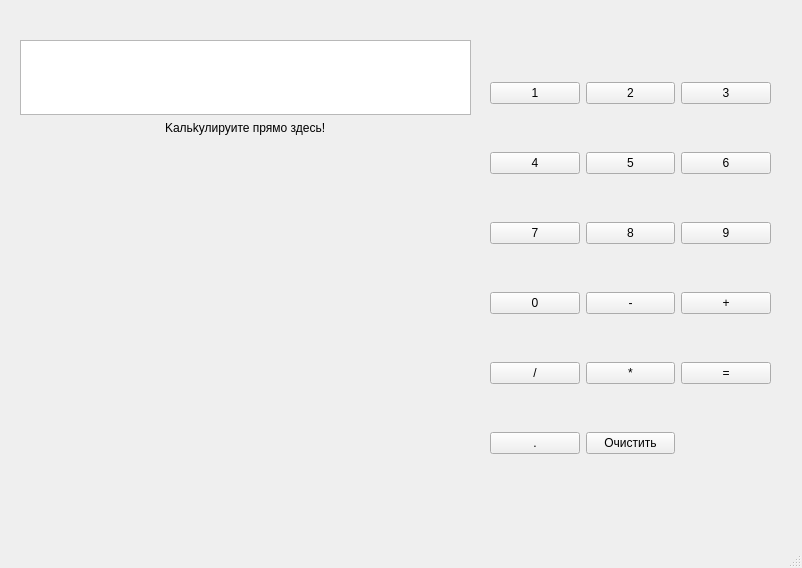
<?xml version="1.0" encoding="UTF-8"?>
<ui version="4.0">
 <class>mWindow</class>
 <widget class="QMainWindow" name="mWindow">
  <property name="geometry">
   <rect>
    <x>0</x>
    <y>0</y>
    <width>802</width>
    <height>568</height>
   </rect>
  </property>
  <property name="windowTitle">
   <string>mWindow</string>
  </property>
  <widget class="QWidget" name="centralwidget">
   <widget class="QWidget" name="gridLayoutWidget">
    <property name="geometry">
     <rect>
      <x>490</x>
      <y>40</y>
      <width>281</width>
      <height>461</height>
     </rect>
    </property>
    <layout class="QGridLayout" name="gridLayout">
     <item row="4" column="0">
      <widget class="QPushButton" name="num0">
       <property name="statusTip">
        <string/>
       </property>
       <property name="text">
        <string>0</string>
       </property>
      </widget>
     </item>
     <item row="6" column="0" alignment="Qt::AlignBottom">
      <widget class="QPushButton" name="div">
       <property name="text">
        <string>/</string>
       </property>
      </widget>
     </item>
     <item row="6" column="2">
      <widget class="QPushButton" name="result">
       <property name="text">
        <string>=</string>
       </property>
      </widget>
     </item>
     <item row="4" column="2">
      <widget class="QPushButton" name="add">
       <property name="text">
        <string>+</string>
       </property>
      </widget>
     </item>
     <item row="0" column="2">
      <widget class="QPushButton" name="num3">
       <property name="text">
        <string>3</string>
       </property>
      </widget>
     </item>
     <item row="2" column="2">
      <widget class="QPushButton" name="num6">
       <property name="text">
        <string>6</string>
       </property>
      </widget>
     </item>
     <item row="3" column="1">
      <widget class="QPushButton" name="num8">
       <property name="text">
        <string>8</string>
       </property>
      </widget>
     </item>
     <item row="2" column="0">
      <widget class="QPushButton" name="num4">
       <property name="text">
        <string>4</string>
       </property>
      </widget>
     </item>
     <item row="6" column="1">
      <widget class="QPushButton" name="mult">
       <property name="text">
        <string>*</string>
       </property>
      </widget>
     </item>
     <item row="0" column="0">
      <widget class="QPushButton" name="num1">
       <property name="text">
        <string>1</string>
       </property>
      </widget>
     </item>
     <item row="0" column="1">
      <widget class="QPushButton" name="num2">
       <property name="sizePolicy">
        <sizepolicy hsizetype="Minimum" vsizetype="Fixed">
         <horstretch>0</horstretch>
         <verstretch>0</verstretch>
        </sizepolicy>
       </property>
       <property name="text">
        <string>2</string>
       </property>
      </widget>
     </item>
     <item row="4" column="1">
      <widget class="QPushButton" name="sub">
       <property name="text">
        <string>-</string>
       </property>
      </widget>
     </item>
     <item row="2" column="1">
      <widget class="QPushButton" name="num5">
       <property name="text">
        <string>5</string>
       </property>
      </widget>
     </item>
     <item row="3" column="2">
      <widget class="QPushButton" name="num9">
       <property name="text">
        <string>9</string>
       </property>
      </widget>
     </item>
     <item row="3" column="0">
      <widget class="QPushButton" name="num7">
       <property name="text">
        <string>7</string>
       </property>
      </widget>
     </item>
     <item row="7" column="1">
      <widget class="QPushButton" name="clear">
       <property name="text">
        <string>Очистить</string>
       </property>
      </widget>
     </item>
     <item row="7" column="0">
      <widget class="QPushButton" name="dec">
       <property name="text">
        <string>.</string>
       </property>
      </widget>
     </item>
    </layout>
   </widget>
   <widget class="QWidget" name="verticalLayoutWidget">
    <property name="geometry">
     <rect>
      <x>20</x>
      <y>40</y>
      <width>451</width>
      <height>95</height>
     </rect>
    </property>
    <layout class="QVBoxLayout" name="verticalLayout">
     <item>
      <widget class="QTextEdit" name="textEdit">
       <property name="font">
        <font>
         <pointsize>28</pointsize>
        </font>
       </property>
      </widget>
     </item>
     <item alignment="Qt::AlignHCenter">
      <widget class="QLabel" name="label">
       <property name="text">
        <string>Kальkулируите прямо здесь!</string>
       </property>
      </widget>
     </item>
    </layout>
   </widget>
  </widget>
  <widget class="QMenuBar" name="menubar">
   <property name="geometry">
    <rect>
     <x>0</x>
     <y>0</y>
     <width>802</width>
     <height>22</height>
    </rect>
   </property>
  </widget>
  <widget class="QStatusBar" name="statusbar"/>
 </widget>
 <resources/>
 <connections/>
</ui>
